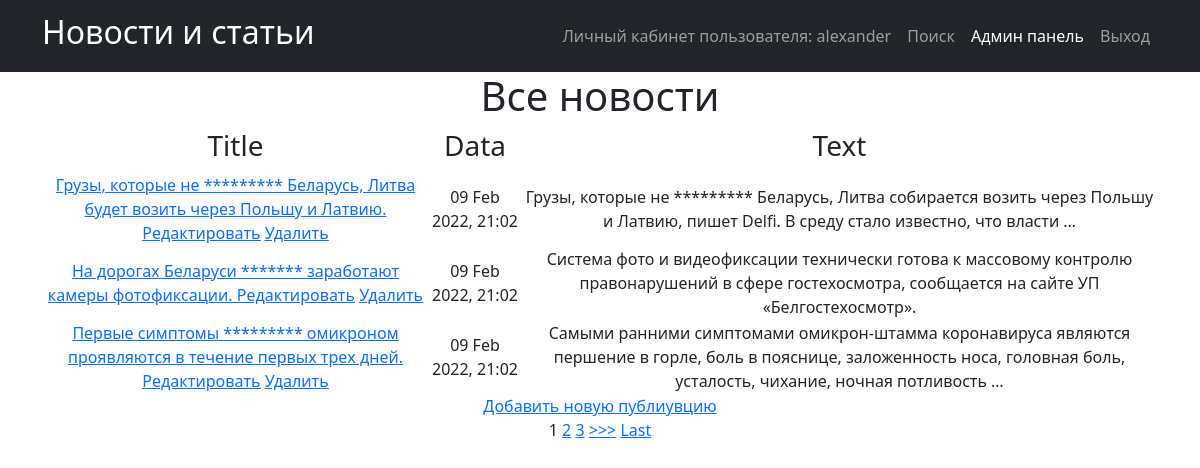
Screenshot of /news/ (signed in) with the database file from the repository.
### news_portal/models.py (models this page shows, shortened)
class Post(models.Model):
    PostAuthor = models.ForeignKey(Author, on_delete=models.CASCADE)
    NEWS = 'NW'
    ARTICLE = 'AR'
    CATEGORIES = [
        ('NW', 'Новость'),
        ('AR', 'Статья')
    ]
    categoryType = models.CharField(max_length=2, choices=CATEGORIES)
    pubData = models.DateTimeField('дата добавления', auto_now_add=True)
    postCategory = models.ManyToManyField(Category, through='postCategory')
    postTitle = models.CharField('название публикации', max_length=255)
    postText = models.TextField('текст публикации')
    postRating = models.SmallIntegerField('рейтинг публикации', default=0)

### news_portal/views.py (the view, shortened to what this page needs)
# urls.py: path('', PostList.as_view()),
class PostList(ListView):
    model = Post
    template_name = 'news.html'
    context_object_name = 'news'
    queryset = Post.objects.order_by('-id')
    paginate_by = 1
    form_class = PostForm
    def get_context_data(self, **kwargs):
        context = super().get_context_data(**kwargs)
        context['filter'] = News_filter(self.request.GET, queryset=self.get_queryset())
        return context

### news_portal/templatetags/censor.py (called while the page is built)
@register.filter(name='censor')
def censor(value):
    text = value.split()
    for word in text:
        if word.lower() in CENSOR:
            value = value.replace(word, '*' * len(word))
    return value

### templates/news.html (shortened to what this page needs)
{% extends 'flatpages/default.html' %}
{% load censor %}
{% block content %}
<h1>Все новости</h1>
    {% if news %}
    <table>
        <tr>
            <td>
                <h3>Title</h3>
            </td>
            <td>
                <h3>Data</h3>
            </td>
            <td>
                <h3>Text</h3>
            </td>
            </tr>
            {% for new in filter.qs %}
            <tr>
            <td>
               <a href="{% url 'post_detail' new.id %}">{{ new.postTitle|censor }}</a>
                <a href="{% url 'post_update' new.id %}"><u>Редактировать</u></a>
                  <a href="{% url 'post_delete' new.id %}"><u> Удалить </u></a>
            </td>
            <td>
                {{ new.pubData|date:'d M Y, H:m' }}
            </td>
            <td>
                {{ new.postText|truncatewords:20|censor }}
            </td>
        </tr>
        {% endfor %}
    </table>
<a href="{% url 'post_create' %}">Добавить новую публиувцию</a> <br>
{% if is_paginated %}
    {% for num in page_obj.paginator.page_range %}
        {% if page_obj.number == num %}
            <a>{{ num }}</a>
        {% elif num > page_obj.number|add:'-3' and num < page_obj.number|add:'3' %}
            <a href="?page={{ num }}">{{ num }}</a>
        {% endif %}
    {% endfor %}
    {% if page_obj.has_next %}
        <a href="?page={{ page_obj.next_page_number }}">>>></a>
        <a href="?page={{ page_obj.paginator.num_pages }}">Last</a>
    {% endif %}
{% endif %}
    {% else %}
    <h2> Новостей нет! </h2>
    {% endif%}
{% endblock content %}

### templates/flatpages/default.html (shortened to what this page needs)
<!DOCTYPE html>
<html lang="en">
    <head>
        {% load static %}
        <link href="{% static 'css/styles.css' %}" rel="stylesheet" />
    </head>
    <body>
        <nav class="navbar navbar-expand-lg navbar-dark bg-dark">
            <div class="container">
                <a class="navbar-brand" href=/news/><h2>Новости и статьи</h2></a>
                <div class="collapse navbar-collapse" id="navbarSupportedContent">
                    <ul class="navbar-nav ms-auto mb-2 mb-lg-0">
                        <li class="nav-item"><a class="nav-link" href=http://127.0.0.1:8000>Личный кабинет пользователя: {{request.user.username}}</a></li>
                        <li class="nav-item"><a class="nav-link" href=/news/search/>Поиск</a></li>
                        <li class="nav-item"><a class="nav-link active" aria-current="page" href=/admin/>Админ панель</a></li>
                        <li class="nav-item"><a class="nav-link" href=/sign/logout/>Выход</a></li>
                            </ul>
                </div>
            </div>
        </nav>
        <div class="container">
           <div class="row">
               <div class="col-lg-12 text-center">
                   {% block content %}{% endblock content %}
               </div>
           </div>
        </div>
    </body>
</html>

### rows the page displays
Post: postTitle|censor "Грузы, которые не ********* Беларусь, Литва будет возить через Польшу и Латвию.", pubData "09 Feb 2022, 21:02", postText|censor "Грузы, которые не ********* Беларусь, Литва собирается возить через Польшу и Латвию, пишет Delfi. В среду стало известно, что власти …"
Post: postTitle|censor "На дорогах Беларуси ******* заработают камеры фотофиксации.", pubData "09 Feb 2022, 21:02", postText|censor "Система фото и видеофиксации технически готова к массовому контролю правонарушений в сфере гостехосмотра, сообщается на сайте УП «Белгостехосмотр»."
Post: postTitle|censor "Первые симптомы ********* омикроном проявляются в течение первых трех дней.", pubData "09 Feb 2022, 21:02", postText|censor "Самыми ранними симптомами омикрон-штамма коронавируса являются першение в горле, боль в пояснице, заложенность носа, головная боль, усталость, чихание, ночная потливость …"

### other values shown
{{ request.user.username }} "alexander"
{{ num }} "1"
{{ num }} "2" "3"
